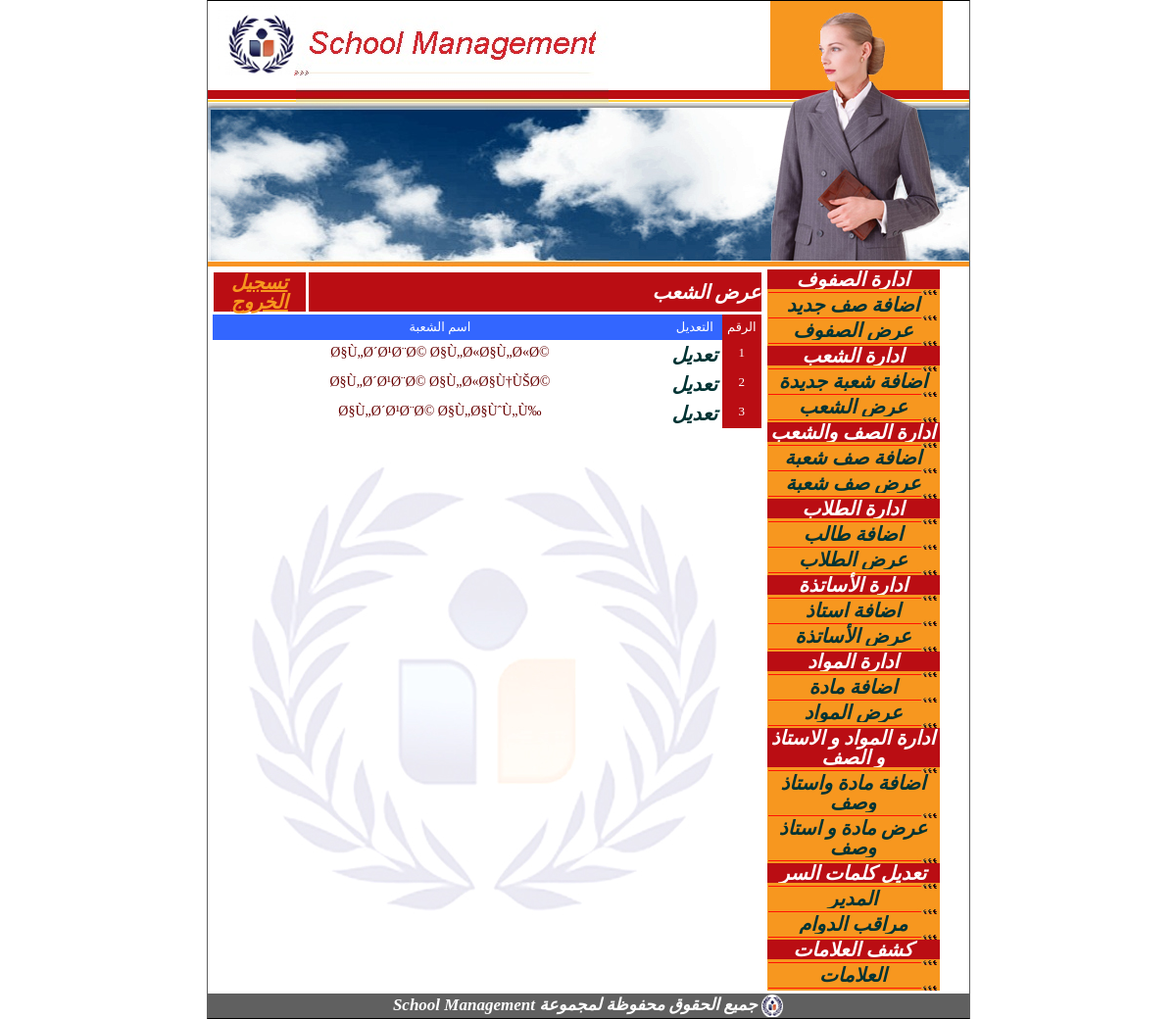
The app's page /desgin/manager/index.php?inc=showRooms (signed in) with its own data.
### tables this page shows
CREATE TABLE `rooms` (
  `id` int(11) NOT NULL AUTO_INCREMENT,
  `name` text NOT NULL,
  PRIMARY KEY (`id`)
);

### database/rooms/RoomsDbase.php (called while the page is built, shortened)
<?php
class RoomsDbase
{
function getAllRoom()
{
$products = array();
$query = "select * from rooms ORDER BY id desc";
$result = mysql_query($query);
$num_results = mysql_num_rows($result);
for ($i=0; $i < $num_results; $i++)
{
			$product = new Rooms();
			$row = mysql_fetch_array($result);
			$product->id = $row["id"];
			$product->name = $row["name"];
			$products[$i] = $product;
}
  return $products;
}
}
?>

### desgin/manager/showRooms.php (the view, shortened to what this page needs)
<link href="../../css/style.css" rel="stylesheet" type="text/css" />
<table id="middletable" width="100%" border="0" cellpadding="0" cellspacing="3">
  <tr>
    <td align="center" bgcolor="#BA0D13" dir="rtl"><a style="color:#F7971F;" href="index.php?log=out">تسجيل الخروج </a></td>
    <td width="83%" align="right" bgcolor="#BA0D13" class="Title" dir="rtl">عرض الشعب </td>
  </tr>
</table>
<?
include("../../database/rooms/RoomsDbase.php");
$db = new RoomsDbase();
$products = $db->getAllRoom();
if(count($products) != 0)
{
?>
<table width="99%" border="0" align="center" cellpadding="5" cellspacing="0">
      <tr>
        <td width="83%" align="center" class="row">اسم الشعبة </td>
        <td width="6%" align="center" class="row">التعديل</td>
        <td width="6%" align="center" class="column">الرقم</td>
      </tr>
<?
 for($a1=0;$a1<count($products);$a1++)
 {
  $products_one = $products[$a1];
?>
      <tr>
        <td align="center" valign="top" class="tahomaFont"  >
        <? echo $products_one->name; ?></td>
        <td align="center" valign="top"><a href="index.php?inc=updateRooms&id=<? echo $products_one->id; ?>" class="link" >تعديل</a></td>
        <td align="center" valign="top" class="column" ><? echo ($a1+1); ?></td>
      </tr>
<?
}
?>
</table>
<?
}
?>

### css/style.css (style rules this page uses)
body { margin-left: 0px; margin-top: 0px; margin-right: 0px; margin-bottom: 0px; }
.tahomaFont { font-family:Tahoma; font-size:14px; color:#660000; }
.link { font-family:Tahoma; font-size:13px; color:#F7971F; width:100px; text-decoration:none; }
.column { font-family:Tahoma; font-size:13px; color:#FFFFFF; background:#BA0D13; }
.row { font-family:Tahoma; font-size:13px; color:#FFFFFF; background:#3366FF; }
a:link { font-family:Traditional Arabic; font-style:italic; font-weight:bold; color:#003333; font-size:20px; line-height:1; }
.Title { font-family:Traditional Arabic; font-style:italic; font-weight:bold; color:#FFFFFF; font-size:20px; line-height:1; }

### records on screen
rooms: name "Ø§Ù„Ø´Ø¹Ø¨Ø© Ø§Ù„Ø«Ø§Ù„Ø«Ø©"
rooms: name "Ø§Ù„Ø´Ø¹Ø¨Ø© Ø§Ù„Ø«Ø§Ù†ÙŠØ©"
rooms: name "Ø§Ù„Ø´Ø¹Ø¨Ø© Ø§Ù„Ø§ÙˆÙ„Ù‰"
